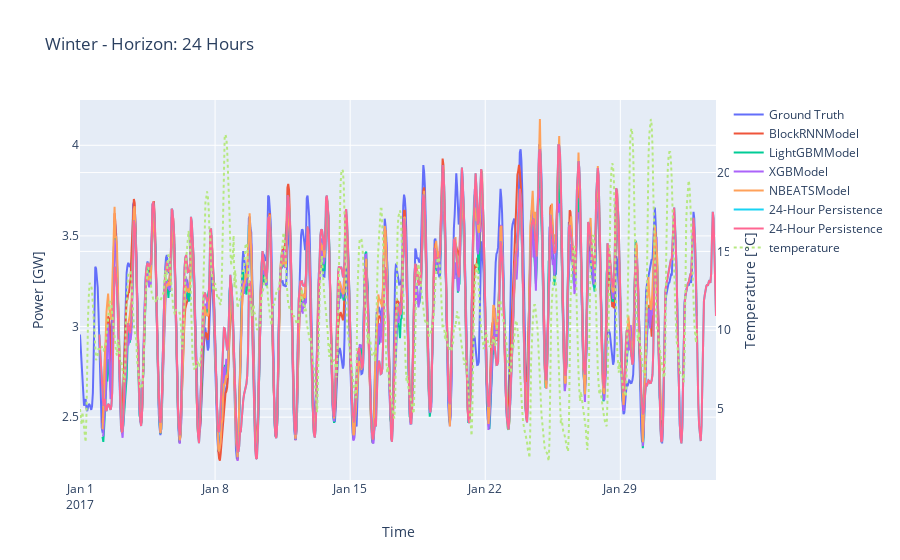
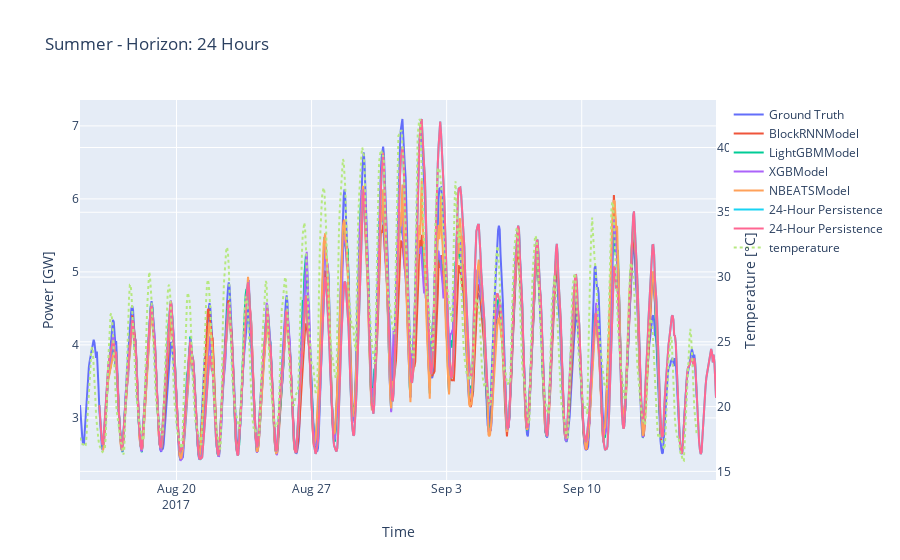
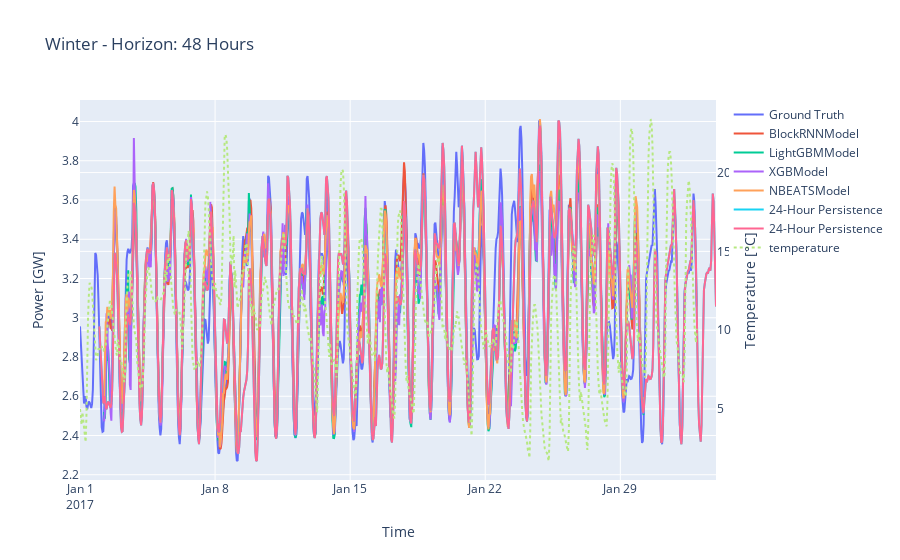
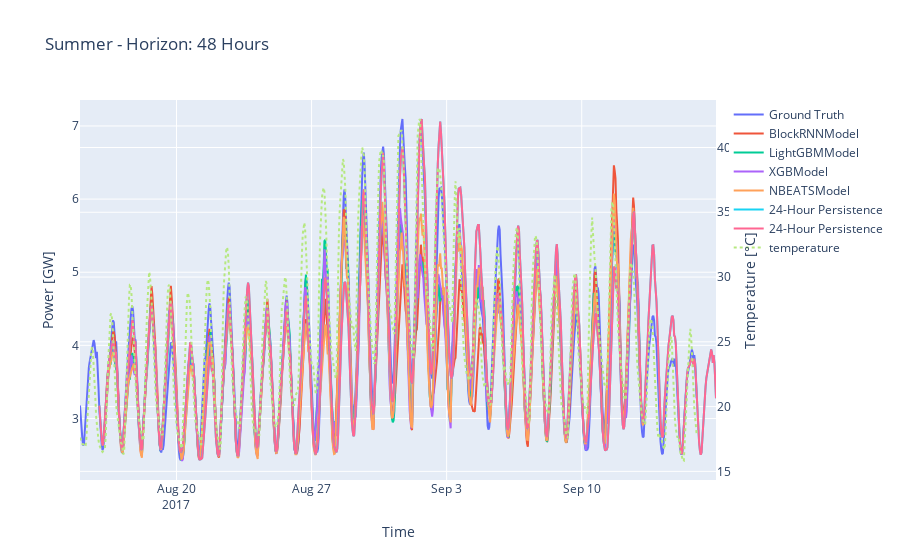

Source (notebook cell) for these figures, in order:
### Markdown cell above
### Plot 1: Side-by-side comparison of the models

### Code cell
df_cov_train = pd.read_hdf(os.path.join(dir_path, f'{config.spatial_scale}.h5'), key=f'{config.location}/{config.temp_resolution}min/train_cov')
df_cov_val = pd.read_hdf(os.path.join(dir_path, f'{config.spatial_scale}.h5'), key=f'{config.location}/{config.temp_resolution}min/val_cov')
df_cov_test = pd.read_hdf(os.path.join(dir_path,f'{config.spatial_scale}.h5'), key=f'{config.location}/{config.temp_resolution}min/test_cov')


temp_data = {'Summer': df_cov_test.iloc[:,0], 'Winter': df_cov_val.iloc[:,0]}
model_names.append('24-Hour Persistence')

for n_ahead, dict_result_season in dict_result_n_ahead.items():

    for season, (_, preds_per_model, gt) in dict_result_season.items():
        fig = go.Figure()

        # Add the ground truth data to the left axis
        fig.add_trace(go.Scatter(x=gt.pd_series().index, y=gt.pd_series().values, name="Ground Truth", yaxis="y1"))

        for model_name in model_names:
            preds = preds_per_model[model_name]
            fig.add_trace(go.Scatter(x=preds.pd_series().index, y=preds.pd_series().values, name=model_name, yaxis="y1"))

        # Add the df_cov_test data to the right axis
        
        series_weather = temp_data[season]
        fig.add_trace(go.Scatter(
        x=series_weather.index,
        y=series_weather.values,
        name="temperature",
        yaxis="y2",
        line=dict(dash="dot")  # Set the line style to dotted
    ))

        fig.update_layout(
            title=f"{season} - Horizon: {n_ahead// config.timesteps_per_hour} Hours",
            xaxis=dict(title="Time"),
            yaxis=dict(title=f"Power [{ts_train_piped[0].components[0][-2:]}]", side="left"),
            yaxis2=dict(title="Temperature [°C]", overlaying="y", side="right"),
        )

        fig.show()
        wandb.log({f"{season} - Side-by-side comparison of predictions and the ground truth": fig})

### Figure 1 — Plotly figure (JSON) as saved in the notebook; plotly's stock layout.template omitted (floating-point values rounded to 4 significant figures; data arrays with more than 128 entries replaced by an {"elided": "..."} marker saying what was removed)
{"data": [{"name": "Ground Truth", "type": "scatter", "x": {"elided": "768 str values"}, "y": {"elided": "768 float values"}, "yaxis": "y"}, {"name": "BlockRNNModel", "type": "scatter", "x": {"elided": "696 str values"}, "y": {"elided": "696 float values"}, "yaxis": "y"}, {"name": "LightGBMModel", "type": "scatter", "x": {"elided": "696 str values"}, "y": {"elided": "696 float values"}, "yaxis": "y"}, {"name": "XGBModel", "type": "scatter", "x": {"elided": "696 str values"}, "y": {"elided": "696 float values"}, "yaxis": "y"}, {"name": "NBEATSModel", "type": "scatter", "x": {"elided": "696 str values"}, "y": {"elided": "696 float values"}, "yaxis": "y"}, {"name": "24-Hour Persistence", "type": "scatter", "x": {"elided": "768 str values"}, "y": {"elided": "768 float values"}, "yaxis": "y"}, {"name": "24-Hour Persistence", "type": "scatter", "x": {"elided": "768 str values"}, "y": {"elided": "768 float values"}, "yaxis": "y"}, {"line": {"dash": "dot"}, "name": "temperature", "type": "scatter", "x": {"elided": "768 str values"}, "y": {"elided": "768 float values"}, "yaxis": "y2"}], "layout": {"title": {"text": "Winter - Horizon: 24 Hours"}, "xaxis": {"title": {"text": "Time"}}, "yaxis": {"side": "left", "title": {"text": "Power [GW]"}}, "yaxis2": {"overlaying": "y", "side": "right", "title": {"text": "Temperature [°C]"}}}}

### Figure 2 — Plotly figure (JSON) as saved in the notebook; plotly's stock layout.template omitted (floating-point values rounded to 4 significant figures; data arrays with more than 128 entries replaced by an {"elided": "..."} marker saying what was removed)
{"data": [{"name": "Ground Truth", "type": "scatter", "x": {"elided": "768 str values"}, "y": {"elided": "768 float values"}, "yaxis": "y"}, {"name": "BlockRNNModel", "type": "scatter", "x": {"elided": "696 str values"}, "y": {"elided": "696 float values"}, "yaxis": "y"}, {"name": "LightGBMModel", "type": "scatter", "x": {"elided": "696 str values"}, "y": {"elided": "696 float values"}, "yaxis": "y"}, {"name": "XGBModel", "type": "scatter", "x": {"elided": "696 str values"}, "y": {"elided": "696 float values"}, "yaxis": "y"}, {"name": "NBEATSModel", "type": "scatter", "x": {"elided": "696 str values"}, "y": {"elided": "696 float values"}, "yaxis": "y"}, {"name": "24-Hour Persistence", "type": "scatter", "x": {"elided": "768 str values"}, "y": {"elided": "768 float values"}, "yaxis": "y"}, {"name": "24-Hour Persistence", "type": "scatter", "x": {"elided": "768 str values"}, "y": {"elided": "768 float values"}, "yaxis": "y"}, {"line": {"dash": "dot"}, "name": "temperature", "type": "scatter", "x": {"elided": "768 str values"}, "y": {"elided": "768 float values"}, "yaxis": "y2"}], "layout": {"title": {"text": "Summer - Horizon: 24 Hours"}, "xaxis": {"title": {"text": "Time"}}, "yaxis": {"side": "left", "title": {"text": "Power [GW]"}}, "yaxis2": {"overlaying": "y", "side": "right", "title": {"text": "Temperature [°C]"}}}}

### Figure 3 — Plotly figure (JSON) as saved in the notebook; plotly's stock layout.template omitted (floating-point values rounded to 4 significant figures; data arrays with more than 128 entries replaced by an {"elided": "..."} marker saying what was removed)
{"data": [{"name": "Ground Truth", "type": "scatter", "x": {"elided": "768 str values"}, "y": {"elided": "768 float values"}, "yaxis": "y"}, {"name": "BlockRNNModel", "type": "scatter", "x": {"elided": "672 str values"}, "y": {"elided": "672 float values"}, "yaxis": "y"}, {"name": "LightGBMModel", "type": "scatter", "x": {"elided": "672 str values"}, "y": {"elided": "672 float values"}, "yaxis": "y"}, {"name": "XGBModel", "type": "scatter", "x": {"elided": "672 str values"}, "y": {"elided": "672 float values"}, "yaxis": "y"}, {"name": "NBEATSModel", "type": "scatter", "x": {"elided": "672 str values"}, "y": {"elided": "672 float values"}, "yaxis": "y"}, {"name": "24-Hour Persistence", "type": "scatter", "x": {"elided": "768 str values"}, "y": {"elided": "768 float values"}, "yaxis": "y"}, {"name": "24-Hour Persistence", "type": "scatter", "x": {"elided": "768 str values"}, "y": {"elided": "768 float values"}, "yaxis": "y"}, {"line": {"dash": "dot"}, "name": "temperature", "type": "scatter", "x": {"elided": "768 str values"}, "y": {"elided": "768 float values"}, "yaxis": "y2"}], "layout": {"title": {"text": "Winter - Horizon: 48 Hours"}, "xaxis": {"title": {"text": "Time"}}, "yaxis": {"side": "left", "title": {"text": "Power [GW]"}}, "yaxis2": {"overlaying": "y", "side": "right", "title": {"text": "Temperature [°C]"}}}}

### Figure 4 — Plotly figure (JSON) as saved in the notebook; plotly's stock layout.template omitted (floating-point values rounded to 4 significant figures; data arrays with more than 128 entries replaced by an {"elided": "..."} marker saying what was removed)
{"data": [{"name": "Ground Truth", "type": "scatter", "x": {"elided": "768 str values"}, "y": {"elided": "768 float values"}, "yaxis": "y"}, {"name": "BlockRNNModel", "type": "scatter", "x": {"elided": "672 str values"}, "y": {"elided": "672 float values"}, "yaxis": "y"}, {"name": "LightGBMModel", "type": "scatter", "x": {"elided": "672 str values"}, "y": {"elided": "672 float values"}, "yaxis": "y"}, {"name": "XGBModel", "type": "scatter", "x": {"elided": "672 str values"}, "y": {"elided": "672 float values"}, "yaxis": "y"}, {"name": "NBEATSModel", "type": "scatter", "x": {"elided": "672 str values"}, "y": {"elided": "672 float values"}, "yaxis": "y"}, {"name": "24-Hour Persistence", "type": "scatter", "x": {"elided": "768 str values"}, "y": {"elided": "768 float values"}, "yaxis": "y"}, {"name": "24-Hour Persistence", "type": "scatter", "x": {"elided": "768 str values"}, "y": {"elided": "768 float values"}, "yaxis": "y"}, {"line": {"dash": "dot"}, "name": "temperature", "type": "scatter", "x": {"elided": "768 str values"}, "y": {"elided": "768 float values"}, "yaxis": "y2"}], "layout": {"title": {"text": "Summer - Horizon: 48 Hours"}, "xaxis": {"title": {"text": "Time"}}, "yaxis": {"side": "left", "title": {"text": "Power [GW]"}}, "yaxis2": {"overlaying": "y", "side": "right", "title": {"text": "Temperature [°C]"}}}}
